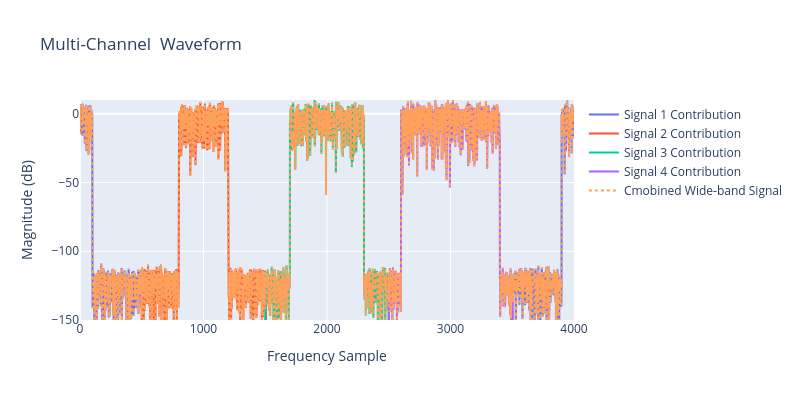

Notebook cell for this chart:
### Code cell
fig = go.Figure()
fig.add_trace(go.Scatter(y=20*np.log10(np.abs(x_f_1)), mode='lines', name=f'Signal 1 Contribution'))    
fig.add_trace(go.Scatter(y=20*np.log10(np.abs(x_f_2)), mode='lines', name=f'Signal 2 Contribution'))    
fig.add_trace(go.Scatter(y=20*np.log10(np.abs(x_f_3)), mode='lines', name=f'Signal 3 Contribution'))    
fig.add_trace(go.Scatter(y=20*np.log10(np.abs(x_f_4)), mode='lines', name=f'Signal 4 Contribution'))
fig.add_trace(go.Scatter(y=20*np.log10(np.abs(x_f_total)), mode='lines', name=f'Combined Wide-band Signal', line=dict(dash="dot")))    
fig.update_layout(width=800,height=400, title='Multi-Channel  Waveform', xaxis_title='Frequency Sample', yaxis_title='Magnitude (dB)',
                  xaxis_range=[0, 4000], yaxis_range=[-150, 10])

### Figure 1 — Plotly figure (JSON) as saved in the notebook; plotly's stock layout.template omitted (floating-point values rounded to 4 significant figures; data arrays with more than 128 entries replaced by an {"elided": "..."} marker saying what was removed)
{"data": [{"mode": "lines", "name": "Signal 1 Contribution", "type": "scatter", "y": {"elided": "4000 float values"}}, {"mode": "lines", "name": "Signal 2 Contribution", "type": "scatter", "y": {"elided": "4000 float values"}}, {"mode": "lines", "name": "Signal 3 Contribution", "type": "scatter", "y": {"elided": "4000 float values"}}, {"mode": "lines", "name": "Signal 4 Contribution", "type": "scatter", "y": {"elided": "4000 float values"}}, {"line": {"dash": "dot"}, "mode": "lines", "name": "Cmobined Wide-band Signal", "type": "scatter", "y": {"elided": "4000 float values"}}], "layout": {"height": 400, "title": {"text": "Multi-Channel  Waveform"}, "width": 800, "xaxis": {"range": [0, 4000], "title": {"text": "Frequency Sample"}}, "yaxis": {"range": [-150, 10], "title": {"text": "Magnitude (dB)"}}}}
